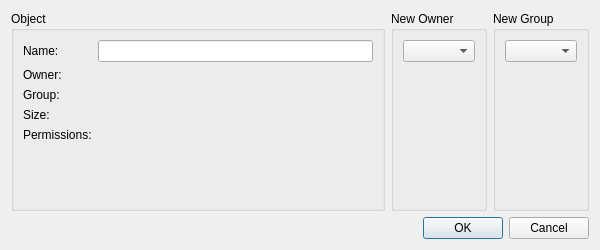
<?xml version="1.0" encoding="UTF-8"?>
<ui version="4.0">
    <class>ChangeOwnerDialog</class>
    <widget class="QDialog" name="ChangeOwnerDialog">
        <property name="geometry">
            <rect>
                <x>0</x>
                <y>0</y>
                <width>600</width>
                <height>250</height>
            </rect>
        </property>
        <property name="windowTitle">
            <string>Change Owner &amp; Group</string>
        </property>
        <layout class="QVBoxLayout" name="verticalLayout">
            <item>
                <layout class="QGridLayout" name="gridLayout">
                    <item row="0" column="0">
                        <widget class="QGroupBox" name="object_group">
                            <property name="title">
                                <string>Object</string>
                            </property>
                            <layout class="QFormLayout" name="formLayout">
                                <item row="0" column="0">
                                    <widget class="QLabel" name="label_name">
                                        <property name="text">
                                            <string>Name:</string>
                                        </property>
                                    </widget>
                                </item>
                                <item row="0" column="1">
                                    <widget class="QLineEdit" name="value_name">
                                        <property name="readOnly">
                                            <bool>true</bool>
                                        </property>
                                    </widget>
                                </item>
                                <item row="1" column="0">
                                    <widget class="QLabel" name="label_owner">
                                        <property name="text">
                                            <string>Owner:</string>
                                        </property>
                                    </widget>
                                </item>
                                <item row="1" column="1">
                                    <widget class="QLabel" name="value_owner">
                                        <property name="text">
                                            <string/>
                                        </property>
                                    </widget>
                                </item>
                                <item row="2" column="0">
                                    <widget class="QLabel" name="label_group">
                                        <property name="text">
                                            <string>Group:</string>
                                        </property>
                                    </widget>
                                </item>
                                <item row="2" column="1">
                                    <widget class="QLabel" name="value_group">
                                        <property name="text">
                                            <string/>
                                        </property>
                                    </widget>
                                </item>
                                <item row="3" column="0">
                                    <widget class="QLabel" name="label_size">
                                        <property name="text">
                                            <string>Size:</string>
                                        </property>
                                    </widget>
                                </item>
                                <item row="3" column="1">
                                    <widget class="QLabel" name="value_size">
                                        <property name="text">
                                            <string/>
                                        </property>
                                    </widget>
                                </item>
                                <item row="4" column="0">
                                    <widget class="QLabel" name="label_permissions">
                                        <property name="text">
                                            <string>Permissions:</string>
                                        </property>
                                    </widget>
                                </item>
                                <item row="4" column="1">
                                    <widget class="QLabel" name="value_permissions">
                                        <property name="text">
                                            <string/>
                                        </property>
                                    </widget>
                                </item>
                            </layout>
                        </widget>
                    </item>
                    <item row="0" column="1">
                        <widget class="QGroupBox" name="owner_group">
                            <property name="title">
                                <string>New Owner</string>
                            </property>
                            <layout class="QVBoxLayout" name="verticalLayout_2">
                                <item>
                                    <widget class="QComboBox" name="owner_combo"/>
                                </item>
                                <item>
                                    <spacer name="verticalSpacer">
                                        <property name="orientation">
                                            <enum>Qt::Vertical</enum>
                                        </property>
                                        <property name="sizeHint" stdset="0">
                                            <size>
                                                <width>20</width>
                                                <height>40</height>
                                            </size>
                                        </property>
                                    </spacer>
                                </item>
                            </layout>
                        </widget>
                    </item>
                    <item row="0" column="2">
                        <widget class="QGroupBox" name="group_group">
                            <property name="title">
                                <string>New Group</string>
                            </property>
                            <layout class="QVBoxLayout" name="verticalLayout_3">
                                <item>
                                    <widget class="QComboBox" name="group_combo"/>
                                </item>
                                <item>
                                    <spacer name="verticalSpacer_2">
                                        <property name="orientation">
                                            <enum>Qt::Vertical</enum>
                                        </property>
                                        <property name="sizeHint" stdset="0">
                                            <size>
                                                <width>20</width>
                                                <height>40</height>
                                            </size>
                                        </property>
                                    </spacer>
                                </item>
                            </layout>
                        </widget>
                    </item>
                </layout>
            </item>
            <item>
                <widget class="QDialogButtonBox" name="buttonBox">
                    <property name="standardButtons">
                        <set>QDialogButtonBox::Cancel|QDialogButtonBox::Ok</set>
                    </property>
                </widget>
            </item>
        </layout>
    </widget>
    <resources/>
    <connections/>
</ui>
